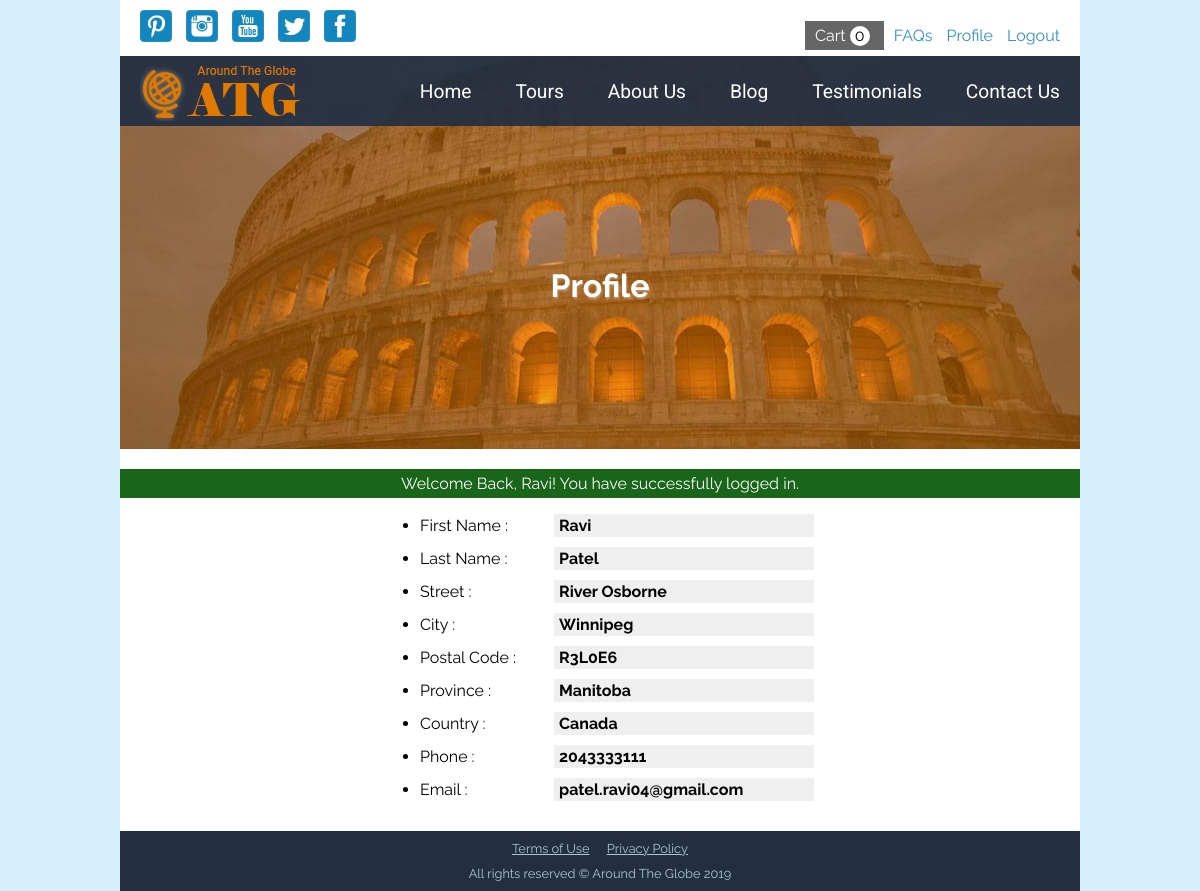
The app's page /profile.php (signed in) with its own data.
### tables this page shows
CREATE TABLE `users` (
  `user_id` int(11) NOT NULL AUTO_INCREMENT,
  `first_name` varchar(50) NOT NULL,
  `last_name` varchar(50) NOT NULL,
  `street` varchar(100) NOT NULL,
  `city` varchar(50) NOT NULL,
  `postal_code` char(7) NOT NULL,
  `province` varchar(50) NOT NULL,
  `country` varchar(50) NOT NULL,
  `phone` varchar(20) NOT NULL,
  `email` varchar(100) NOT NULL,
  `password` varchar(255) NOT NULL,
  `role` enum('admin','blogger','customer') NOT NULL DEFAULT 'customer',
  `created_at` datetime NOT NULL DEFAULT CURRENT_TIMESTAMP,
  `updated_at` datetime DEFAULT NULL,
  PRIMARY KEY (`user_id`),
  UNIQUE KEY `email` (`email`)
);

### app/functions.php (called while the page is built, shortened)
<?php
	function esc($string)
	{
		return htmlentities($string, null, "UTF-8");
	}

### public/profile.php (the view, shortened to what this page needs)
<?php
    require __DIR__ . '/../app/atg_config.php';
    $heading = 'Profile';
    if($_SESSION['logged_in']) {
        $query = "SELECT
              first_name, last_name, street, city, postal_code, province, country, phone, email
              FROM users WHERE user_id = :user_id";
        $stmt = $dbh->prepare($query);
        $params = [':user_id' => (int) $_SESSION['user_id']];
        $stmt->execute($params);
        $result = $stmt->fetch(PDO::FETCH_ASSOC);
    } else {
        $_SESSION['flash'] = 'You must be logged in to view profile page.';
        $_SESSION['flash_class'] = 'flash-info';
        header('Location: login.php');
        exit;
    }
    require '../inc/head.inc.php';
    require '../inc/header.inc.php';
?>
	<main>
        <div id="hero">
          <img src="images/banner.jpg" alt="banner image">
          <div>
            <h1><?=esc($heading)?></h1>
          </div>
        </div>
        <div class="flash <?=$_SESSION['flash_class']?>">
            <?php require __DIR__ . '/../inc/flash.inc.php'; ?>
        </div>
        <ul>
        	<?php foreach ($result as $key => $value) : ?>
        		<li>
        			<span class="key"><?=ucwords(str_replace('_', ' ', $key))?> :</span>
        			<span class="value"><?=$value?></span>
        		</li>
        	<?php endforeach; ?>
        </ul>
    </main>
	<?php
	    require '../inc/footer.inc.php';
	?>

### public/css/style.css (style rules this page uses)
body { margin: 0; background-color: #d4effb; font-size: 16px; font-family: 'Raleway', Tahoma, sans-serif; }
main { background-color: #fff; }
main div#hero { position: relative; }
main div#hero img { width: 960px; height: 393px; display: inline-block; }

### public/css/mobile.css (style rules this page uses)
body { margin: 0; font-size: 16px; font-family: 'Raleway', Tahoma, sans-serif; }
main div#hero { position: relative; }
main div#hero img { max-width: 100%; height: auto; min-height: 300px; }

### public/css/print.css (style rules this page uses)
body { margin: 0; background-color: #d4effb; font-size: 16px; font-family: 'Raleway', Tahoma, sans-serif; }
main { background-color: #fff; }
main div#hero { position: relative; }
main div#hero img { width: 960px; height: 393px; display: inline-block; }

### records on screen
users: first_name "Ravi", last_name "Patel", street "River Osborne", city "Winnipeg", postal_code "R3L0E6", province "Manitoba", country "Canada", phone "2043333111", email "patel.ravi04@gmail.com"

### other values on screen
count($_SESSION['cart']) "0"
$heading "Profile"
$_SESSION['flash'] "Welcome Back, Ravi! You have successfully logged in."
str_replace('_', ' ', $key) "First Name"
str_replace('_', ' ', $key) "Last Name"
str_replace('_', ' ', $key) "Street"
str_replace('_', ' ', $key) "City"
str_replace('_', ' ', $key) "Postal Code"
str_replace('_', ' ', $key) "Province"
str_replace('_', ' ', $key) "Country"
str_replace('_', ' ', $key) "Phone"
str_replace('_', ' ', $key) "Email"
